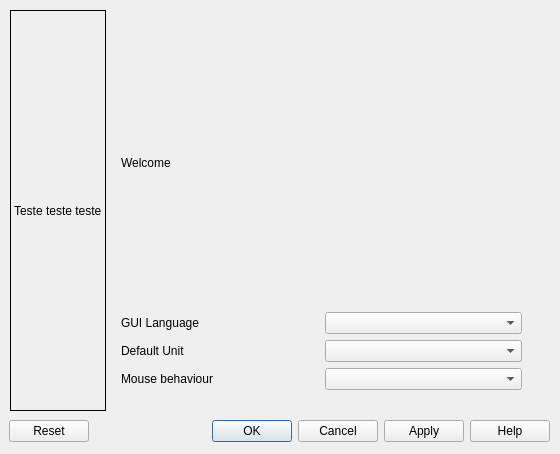
<?xml version="1.0" encoding="UTF-8"?>
<ui version="4.0">
 <class>Gui::Dialog::DlgConfigurationWizard</class>
 <widget class="QDialog" name="Gui::Dialog::DlgConfigurationWizard">
  <property name="geometry">
   <rect>
    <x>0</x>
    <y>0</y>
    <width>560</width>
    <height>454</height>
   </rect>
  </property>
  <property name="sizePolicy">
   <sizepolicy hsizetype="Fixed" vsizetype="Fixed">
    <horstretch>0</horstretch>
    <verstretch>0</verstretch>
   </sizepolicy>
  </property>
  <property name="windowTitle">
   <string>Dialog</string>
  </property>
  <widget class="QDialogButtonBox" name="buttonBox">
   <property name="geometry">
    <rect>
     <x>9</x>
     <y>418</y>
     <width>541</width>
     <height>27</height>
    </rect>
   </property>
   <property name="standardButtons">
    <set>QDialogButtonBox::Apply|QDialogButtonBox::Cancel|QDialogButtonBox::Help|QDialogButtonBox::Ok|QDialogButtonBox::Reset</set>
   </property>
  </widget>
  <widget class="QWidget" name="layoutWidget">
   <property name="geometry">
    <rect>
     <x>10</x>
     <y>10</y>
     <width>541</width>
     <height>401</height>
    </rect>
   </property>
   <layout class="QHBoxLayout" name="_3">
    <property name="spacing">
     <number>6</number>
    </property>
    <property name="margin">
     <number>0</number>
    </property>
    <item>
     <widget class="QLabel" name="logo">
      <property name="enabled">
       <bool>true</bool>
      </property>
      <property name="frameShape">
       <enum>QFrame::Box</enum>
      </property>
      <property name="text">
       <string>Teste teste teste</string>
      </property>
     </widget>
    </item>
    <item>
     <widget class="QStackedWidget" name="tabWidgetStack_3">
      <property name="currentIndex">
       <number>0</number>
      </property>
      <widget class="QWidget" name="page">
       <widget class="QWidget" name="verticalLayoutWidget">
        <property name="geometry">
         <rect>
          <x>9</x>
          <y>9</y>
          <width>401</width>
          <height>371</height>
         </rect>
        </property>
        <layout class="QVBoxLayout" name="verticalLayout">
         <item>
          <widget class="QLabel" name="label">
           <property name="text">
            <string>Welcome</string>
           </property>
          </widget>
         </item>
         <item>
          <layout class="QGridLayout" name="gridLayout">
           <item row="2" column="1">
            <widget class="QComboBox" name="comboBox_3"/>
           </item>
           <item row="2" column="0">
            <widget class="QLabel" name="label_4">
             <property name="text">
              <string>Mouse behaviour</string>
             </property>
            </widget>
           </item>
           <item row="1" column="0">
            <widget class="QLabel" name="label_2">
             <property name="text">
              <string>Default Unit</string>
             </property>
            </widget>
           </item>
           <item row="0" column="1">
            <widget class="QComboBox" name="Languages"/>
           </item>
           <item row="1" column="1">
            <widget class="QComboBox" name="comboBox"/>
           </item>
           <item row="0" column="0">
            <widget class="QLabel" name="label_3">
             <property name="text">
              <string>GUI Language</string>
             </property>
            </widget>
           </item>
          </layout>
         </item>
        </layout>
       </widget>
      </widget>
     </widget>
    </item>
   </layout>
  </widget>
 </widget>
 <resources/>
 <connections/>
</ui>
